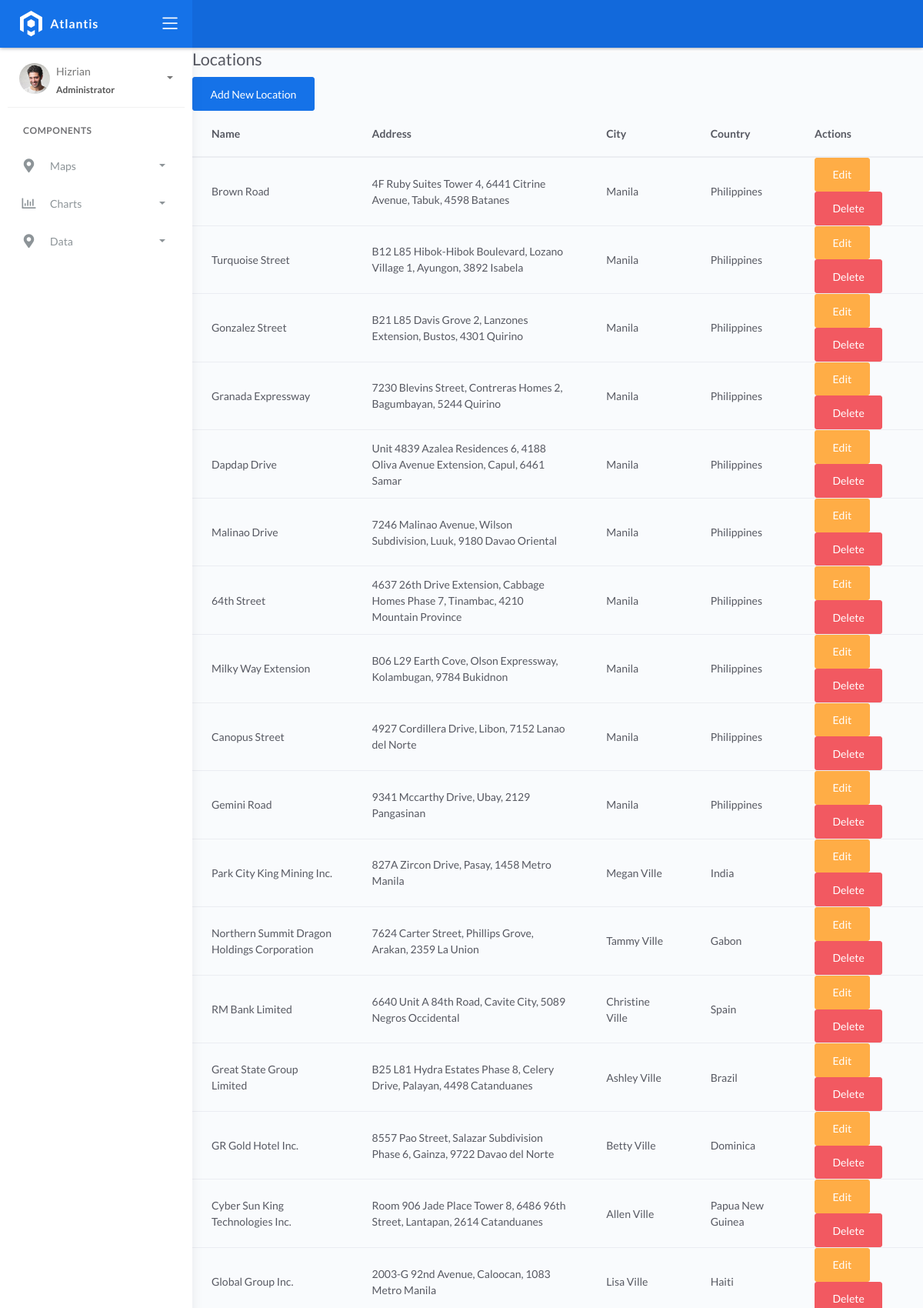
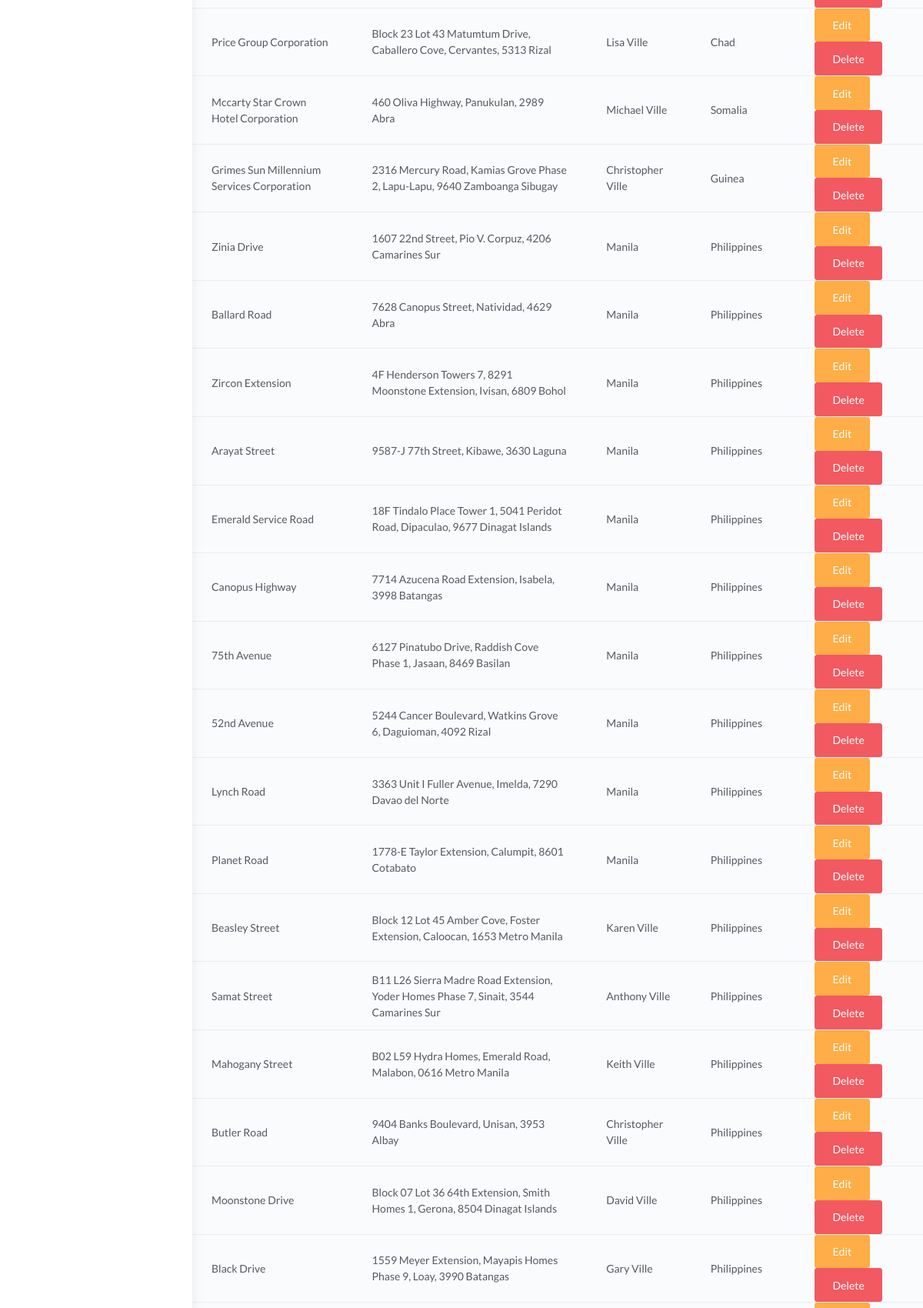
Page /locations/ (upper part) on the committed database (2 pictures, top to bottom).
### fire/models.py (models this page shows, shortened)
class BaseModel(models.Model):
    created_at = models.DateTimeField(auto_now_add=True, db_index=True)
    updated_at = models.DateTimeField(auto_now=True)
    class Meta:
        abstract = True

class Locations(BaseModel):
    name = models.CharField(max_length=150)
    latitude = models.DecimalField(
        max_digits=22, decimal_places=16, null=True, blank=True)
    longitude = models.DecimalField(
        max_digits=22, decimal_places=16, null=True, blank=True)
    address = models.CharField(max_length=150)
    city = models.CharField(max_length=150)  # can be in separate table
    country = models.CharField(max_length=150)  # can be in separate table

### fire/views.py (the view)
# urls.py: path('locations/', list_locations, name='list_locations'),
def list_locations(request):
    locations = Locations.objects.all()
    return render(request, 'list_locations.html', {'locations': locations})

### templates/list_locations.html
{% extends 'base.html' %}
{% block content %}
<h2>Locations</h2>
<a href="{% url 'create_location' %}" class="btn btn-primary">Add New Location</a>
<table class="table">
  <thead>
    <tr>
      <th>Name</th>
      <th>Address</th>
      <th>City</th>
      <th>Country</th>
      <th>Actions</th>
    </tr>
  </thead>
  <tbody>
    {% for location in locations %}
      <tr>
        <td>{{ location.name }}</td>
        <td>{{ location.address }}</td>
        <td>{{ location.city }}</td>
        <td>{{ location.country }}</td>
        <td>
          <a href="{% url 'update_location' location.id %}" class="btn btn-warning">Edit</a>
          <a href="{% url 'delete_location' location.id %}" class="btn btn-danger">Delete</a>
        </td>
      </tr>
    {% endfor %}
  </tbody>
</table>
{% endblock %}

### rows in the picture
Locations: name "Brown Road", address "4F Ruby Suites Tower 4, 6441 Citrine Avenue, Tabuk, 4598 Batanes", city "Manila", country "Philippines"
Locations: name "Turquoise Street", address "B12 L85 Hibok-Hibok Boulevard, Lozano Village 1, Ayungon, 3892 Isabela", city "Manila", country "Philippines"
Locations: name "Gonzalez Street", address "B21 L85 Davis Grove 2, Lanzones Extension, Bustos, 4301 Quirino", city "Manila", country "Philippines"
Locations: name "Granada Expressway", address "7230 Blevins Street, Contreras Homes 2, Bagumbayan, 5244 Quirino", city "Manila", country "Philippines"
Locations: name "Dapdap Drive", address "Unit 4839 Azalea Residences 6, 4188 Oliva Avenue Extension, Capul, 6461 Samar", city "Manila", country "Philippines"
Locations: name "Malinao Drive", address "7246 Malinao Avenue, Wilson Subdivision, Luuk, 9180 Davao Oriental", city "Manila", country "Philippines"
Locations: name "64th Street", address "4637 26th Drive Extension, Cabbage Homes Phase 7, Tinambac, 4210 Mountain Province", city "Manila", country "Philippines"
Locations: name "Milky Way Extension", address "B06 L29 Earth Cove, Olson Expressway, Kolambugan, 9784 Bukidnon", city "Manila", country "Philippines"
Locations: name "Canopus Street", address "4927 Cordillera Drive, Libon, 7152 Lanao del Norte", city "Manila", country "Philippines"
Locations: name "Gemini Road", address "9341 Mccarthy Drive, Ubay, 2129 Pangasinan", city "Manila", country "Philippines"
Locations: name "Park City King Mining Inc.", address "827A Zircon Drive, Pasay, 1458 Metro Manila", city "Megan Ville", country "India"
Locations: name "Northern Summit Dragon Holdings Corporation", address "7624 Carter Street, Phillips Grove, Arakan, 2359 La Union", city "Tammy Ville", country "Gabon"
Locations: name "RM Bank Limited", address "6640 Unit A 84th Road, Cavite City, 5089 Negros Occidental", city "Christine Ville", country "Spain"
Locations: name "Great State Group Limited", address "B25 L81 Hydra Estates Phase 8, Celery Drive, Palayan, 4498 Catanduanes", city "Ashley Ville", country "Brazil"
Locations: name "GR Gold Hotel Inc.", address "8557 Pao Street, Salazar Subdivision Phase 6, Gainza, 9722 Davao del Norte", city "Betty Ville", country "Dominica"
Locations: name "Cyber Sun King Technologies Inc.", address "Room 906 Jade Place Tower 8, 6486 96th Street, Lantapan, 2614 Catanduanes", city "Allen Ville", country "Papua New Guinea"
Locations: name "Global Group Inc.", address "2003-G 92nd Avenue, Caloocan, 1083 Metro Manila", city "Lisa Ville", country "Haiti"
Locations: name "Price Group Corporation", address "Block 23 Lot 43 Matumtum Drive, Caballero Cove, Cervantes, 5313 Rizal", city "Lisa Ville", country "Chad"
Locations: name "Mccarty Star Crown Hotel Corporation", address "460 Oliva Highway, Panukulan, 2989 Abra", city "Michael Ville", country "Somalia"
Locations: name "Grimes Sun Millennium Services Corporation", address "2316 Mercury Road, Kamias Grove Phase 2, Lapu-Lapu, 9640 Zamboanga Sibugay", city "Christopher Ville", country "Guinea"
Locations: name "Zinia Drive", address "1607 22nd Street, Pio V. Corpuz, 4206 Camarines Sur", city "Manila", country "Philippines"
Locations: name "Ballard Road", address "7628 Canopus Street, Natividad, 4629 Abra", city "Manila", country "Philippines"
Locations: name "Zircon Extension", address "4F Henderson Towers 7, 8291 Moonstone Extension, Ivisan, 6809 Bohol", city "Manila", country "Philippines"
Locations: name "Arayat Street", address "9587-J 77th Street, Kibawe, 3630 Laguna", city "Manila", country "Philippines"
Locations: name "Emerald Service Road", address "18F Tindalo Place Tower 1, 5041 Peridot Road, Dipaculao, 9677 Dinagat Islands", city "Manila", country "Philippines"
Locations: name "Canopus Highway", address "7714 Azucena Road Extension, Isabela, 3998 Batangas", city "Manila", country "Philippines"
Locations: name "75th Avenue", address "6127 Pinatubo Drive, Raddish Cove Phase 1, Jasaan, 8469 Basilan", city "Manila", country "Philippines"
Locations: name "52nd Avenue", address "5244 Cancer Boulevard, Watkins Grove 6, Daguioman, 4092 Rizal", city "Manila", country "Philippines"
Locations: name "Lynch Road", address "3363 Unit I Fuller Avenue, Imelda, 7290 Davao del Norte", city "Manila", country "Philippines"
Locations: name "Planet Road", address "1778-E Taylor Extension, Calumpit, 8601 Cotabato", city "Manila", country "Philippines"
Locations: name "Beasley Street", address "Block 12 Lot 45 Amber Cove, Foster Extension, Caloocan, 1653 Metro Manila", city "Karen Ville", country "Philippines"
Locations: name "Samat Street", address "B11 L26 Sierra Madre Road Extension, Yoder Homes Phase 7, Sinait, 3544 Camarines Sur", city "Anthony Ville", country "Philippines"
Locations: name "Mahogany Street", address "B02 L59 Hydra Homes, Emerald Road, Malabon, 0616 Metro Manila", city "Keith Ville", country "Philippines"
Locations: name "Butler Road", address "9404 Banks Boulevard, Unisan, 3953 Albay", city "Christopher Ville", country "Philippines"
Locations: name "Moonstone Drive", address "Block 07 Lot 36 64th Extension, Smith Homes 1, Gerona, 8504 Dinagat Islands", city "David Ville", country "Philippines"
Locations: name "Black Drive", address "1559 Meyer Extension, Mayapis Homes Phase 9, Loay, 3990 Batangas", city "Gary Ville", country "Philippines"
